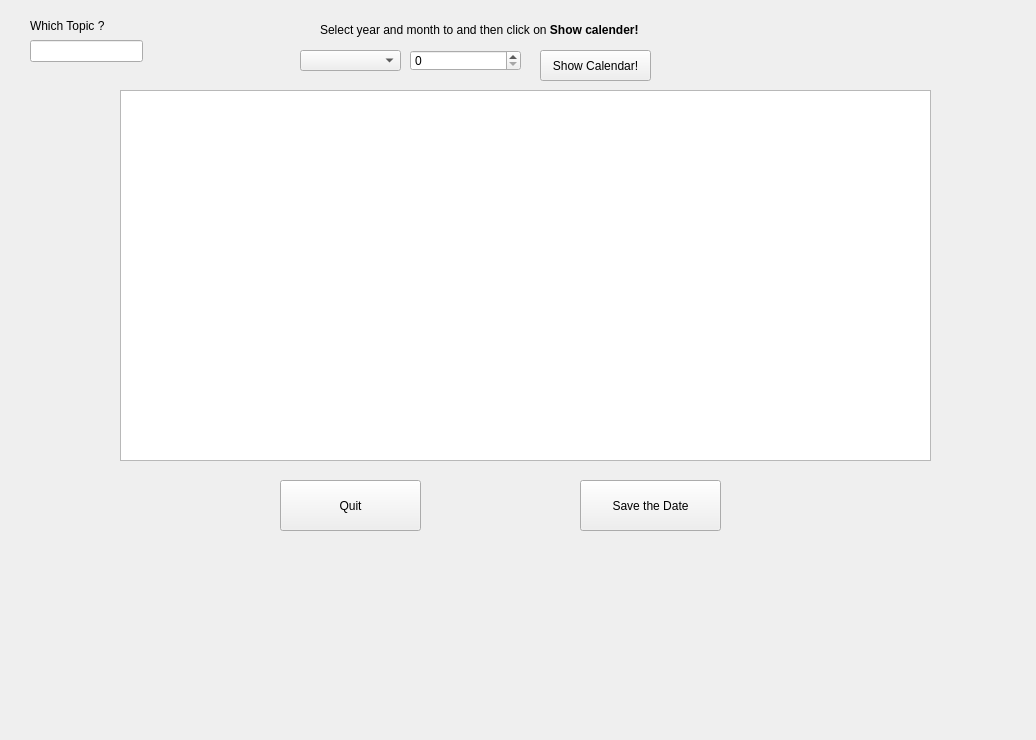
<?xml version="1.0" encoding="UTF-8"?>
<ui version="4.0">
 <class>SelectYearMonth_toshowcalender_window</class>
 <widget class="QWidget" name="SelectYearMonth_toshowcalender_window">
  <property name="geometry">
   <rect>
    <x>0</x>
    <y>0</y>
    <width>1036</width>
    <height>740</height>
   </rect>
  </property>
  <property name="windowTitle">
   <string>Form</string>
  </property>
  <widget class="QComboBox" name="months_comboBox">
   <property name="geometry">
    <rect>
     <x>300</x>
     <y>50</y>
     <width>101</width>
     <height>21</height>
    </rect>
   </property>
  </widget>
  <widget class="QSpinBox" name="year_number_spinBox">
   <property name="geometry">
    <rect>
     <x>410</x>
     <y>50</y>
     <width>111</width>
     <height>21</height>
    </rect>
   </property>
  </widget>
  <widget class="QPushButton" name="showcalender_pushbutton">
   <property name="geometry">
    <rect>
     <x>540</x>
     <y>50</y>
     <width>111</width>
     <height>31</height>
    </rect>
   </property>
   <property name="text">
    <string>Show Calendar!</string>
   </property>
  </widget>
  <widget class="QLabel" name="hint_label">
   <property name="geometry">
    <rect>
     <x>320</x>
     <y>20</y>
     <width>361</width>
     <height>21</height>
    </rect>
   </property>
   <property name="text">
    <string>Select year and month to and then click on &lt;b&gt;Show calender!&lt;/b&gt;</string>
   </property>
  </widget>
  <widget class="QPushButton" name="ok_pushButton">
   <property name="geometry">
    <rect>
     <x>580</x>
     <y>480</y>
     <width>141</width>
     <height>51</height>
    </rect>
   </property>
   <property name="text">
    <string>Save the Date</string>
   </property>
  </widget>
  <widget class="QTableWidget" name="calendertable">
   <property name="geometry">
    <rect>
     <x>120</x>
     <y>90</y>
     <width>811</width>
     <height>371</height>
    </rect>
   </property>
  </widget>
  <widget class="QLabel" name="whichtopic_label">
   <property name="geometry">
    <rect>
     <x>30</x>
     <y>10</y>
     <width>81</width>
     <height>31</height>
    </rect>
   </property>
   <property name="text">
    <string>Which Topic ?</string>
   </property>
  </widget>
  <widget class="QLineEdit" name="topic_lineEdit">
   <property name="geometry">
    <rect>
     <x>30</x>
     <y>40</y>
     <width>113</width>
     <height>22</height>
    </rect>
   </property>
  </widget>
  <widget class="QPushButton" name="quit_pushButton">
   <property name="geometry">
    <rect>
     <x>280</x>
     <y>480</y>
     <width>141</width>
     <height>51</height>
    </rect>
   </property>
   <property name="text">
    <string>Quit</string>
   </property>
  </widget>
 </widget>
 <resources/>
 <connections>
  <connection>
   <sender>quit_pushButton</sender>
   <signal>clicked()</signal>
   <receiver>SelectYearMonth_toshowcalender_window</receiver>
   <slot>close()</slot>
   <hints>
    <hint type="sourcelabel">
     <x>711</x>
     <y>664</y>
    </hint>
    <hint type="destinationlabel">
     <x>585</x>
     <y>650</y>
    </hint>
   </hints>
  </connection>
 </connections>
</ui>
